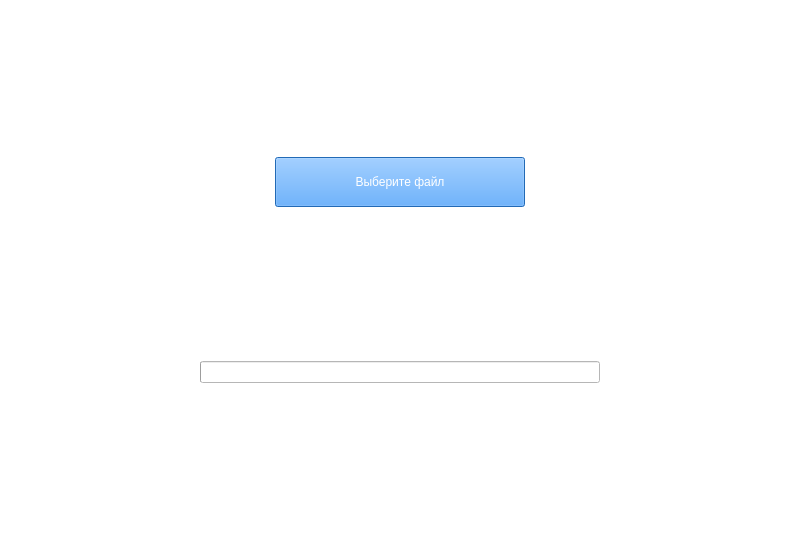
<?xml version="1.0" encoding="UTF-8"?>
<ui version="4.0">
 <class>IIntegrationWhale</class>
 <widget class="QMainWindow" name="IIntegrationWhale">
  <property name="enabled">
   <bool>true</bool>
  </property>
  <property name="geometry">
   <rect>
    <x>0</x>
    <y>0</y>
    <width>800</width>
    <height>542</height>
   </rect>
  </property>
  <property name="sizePolicy">
   <sizepolicy hsizetype="Minimum" vsizetype="Minimum">
    <horstretch>0</horstretch>
    <verstretch>0</verstretch>
   </sizepolicy>
  </property>
  <property name="minimumSize">
   <size>
    <width>300</width>
    <height>150</height>
   </size>
  </property>
  <property name="maximumSize">
   <size>
    <width>800</width>
    <height>542</height>
   </size>
  </property>
  <property name="mouseTracking">
   <bool>false</bool>
  </property>
  <property name="windowTitle">
   <string>MainWindow</string>
  </property>
  <property name="styleSheet">
   <string notr="true">background-color:rgb(255, 255, 255);</string>
  </property>
  <widget class="QWidget" name="centralwidget">
   <layout class="QGridLayout" name="gridLayout">
    <item row="0" column="0" alignment="Qt::AlignHCenter">
     <widget class="QPushButton" name="pushButton">
      <property name="enabled">
       <bool>true</bool>
      </property>
      <property name="sizePolicy">
       <sizepolicy hsizetype="Fixed" vsizetype="Fixed">
        <horstretch>0</horstretch>
        <verstretch>0</verstretch>
       </sizepolicy>
      </property>
      <property name="minimumSize">
       <size>
        <width>250</width>
        <height>50</height>
       </size>
      </property>
      <property name="mouseTracking">
       <bool>false</bool>
      </property>
      <property name="tabletTracking">
       <bool>false</bool>
      </property>
      <property name="autoFillBackground">
       <bool>false</bool>
      </property>
      <property name="styleSheet">
       <string notr="true">background-color: rgb(48, 148, 255);
color: rgb(255, 255, 255);
font: 25 24pt &quot;Calibri Light&quot;;
gridline-color: rgb(255, 255, 255);
selection-color: rgb(255, 255, 255);</string>
      </property>
      <property name="text">
       <string>Выберите файл</string>
      </property>
      <property name="checkable">
       <bool>false</bool>
      </property>
      <property name="autoDefault">
       <bool>true</bool>
      </property>
      <property name="default">
       <bool>false</bool>
      </property>
      <property name="flat">
       <bool>false</bool>
      </property>
     </widget>
    </item>
    <item row="1" column="0" alignment="Qt::AlignHCenter">
     <widget class="QProgressBar" name="progressBar">
      <property name="enabled">
       <bool>true</bool>
      </property>
      <property name="sizePolicy">
       <sizepolicy hsizetype="Fixed" vsizetype="Fixed">
        <horstretch>0</horstretch>
        <verstretch>0</verstretch>
       </sizepolicy>
      </property>
      <property name="minimumSize">
       <size>
        <width>400</width>
        <height>0</height>
       </size>
      </property>
      <property name="value">
       <number>0</number>
      </property>
      <property name="textVisible">
       <bool>false</bool>
      </property>
      <property name="invertedAppearance">
       <bool>false</bool>
      </property>
      <property name="textDirection">
       <enum>QProgressBar::BottomToTop</enum>
      </property>
     </widget>
    </item>
   </layout>
  </widget>
 </widget>
 <resources/>
 <connections/>
</ui>
